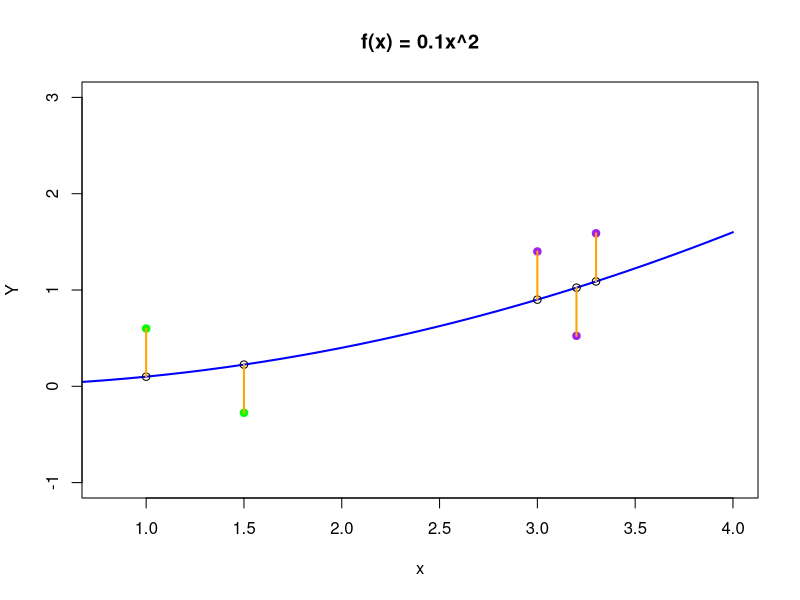

The R source for this figure:
# Define the function f(x)
f <- function(x) {
  0.1 * x^2
}

# Create a sequence of x values for plotting the line
x_upper <- 4
x_values <- seq(0, x_upper, by = 0.1)

# Compute y values using the function
y_values <- f(x_values)

# Initial points to plot
x_points <- c(1, 1.5, 3, 3.2, 3.3)
y_points <- f(x_points)

# Additional modified points
sig=0.5
errors <- c(sig, -sig, sig, -sig, sig)
y_points_modified <-
  f(x_points) + errors

# Plot the line
plot(x_values, y_values, type = "l", col = "blue", lwd = 2,
     xlab = "x", ylab = "Y",
     xlim = c(0.8, x_upper),
     ylim=c(-1,3),
     main = "f(x) = 0.1x^2")

# Add the initial points to the plot
points(x_points, y_points)


# Add the modified points to the plot
points(x_points[1:2],
       y_points_modified[1:2],
       col = "green",
       pch = 19)

points(x_points[3:5],
       y_points_modified[3:5],
       col = "purple",
       pch = 19)

# Add treatment points:


for (i in 1:length(x_points)) {
  lines(c(x_points[i], x_points[i]), c(y_points[i], y_points_modified[i]), col = "orange", lwd = 2)
}

